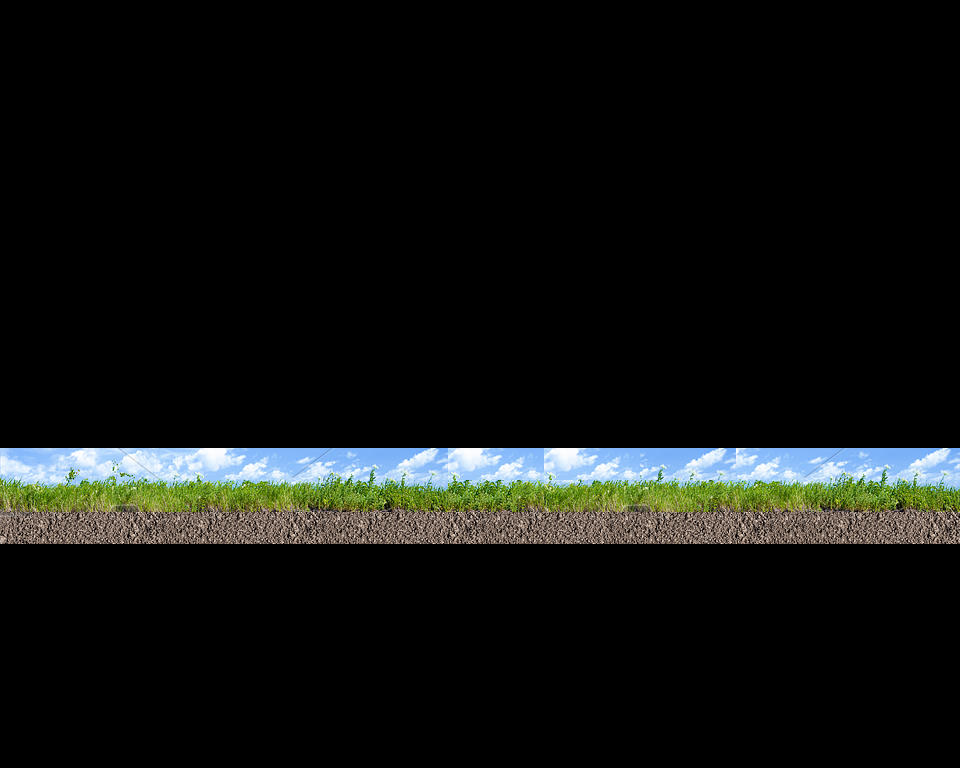

Tiled map render using the project's own tile images. Description and the whole map definition, tile-layer contents included, below:
An orthogonal 30x24 tile map with 32x32 px tiles, 1 tile layer (Tile Layer 1).

<map version="1.2" tiledversion="1.2.0" orientation="orthogonal" renderorder="right-down" width="30" height="24" tilewidth="32" tileheight="32" infinite="0" nextlayerid="2" nextobjectid="1">
 <tileset firstgid="1" source="earth_tile.tsx" />
 <layer id="1" name="Tile Layer 1" width="30" height="24">
  <data encoding="csv">
0,0,0,0,0,0,0,0,0,0,0,0,0,0,0,0,0,0,0,0,0,0,0,0,0,0,0,0,0,0,
0,0,0,0,0,0,0,0,0,0,0,0,0,0,0,0,0,0,0,0,0,0,0,0,0,0,0,0,0,0,
0,0,0,0,0,0,0,0,0,0,0,0,0,0,0,0,0,0,0,0,0,0,0,0,0,0,0,0,0,0,
0,0,0,0,0,0,0,0,0,0,0,0,0,0,0,0,0,0,0,0,0,0,0,0,0,0,0,0,0,0,
0,0,0,0,0,0,0,0,0,0,0,0,0,0,0,0,0,0,0,0,0,0,0,0,0,0,0,0,0,0,
0,0,0,0,0,0,0,0,0,0,0,0,0,0,0,0,0,0,0,0,0,0,0,0,0,0,0,0,0,0,
0,0,0,0,0,0,0,0,0,0,0,0,0,0,0,0,0,0,0,0,0,0,0,0,0,0,0,0,0,0,
0,0,0,0,0,0,0,0,0,0,0,0,0,0,0,0,0,0,0,0,0,0,0,0,0,0,0,0,0,0,
0,0,0,0,0,0,0,0,0,0,0,0,0,0,0,0,0,0,0,0,0,0,0,0,0,0,0,0,0,0,
0,0,0,0,0,0,0,0,0,0,0,0,0,0,0,0,0,0,0,0,0,0,0,0,0,0,0,0,0,0,
0,0,0,0,0,0,0,0,0,0,0,0,0,0,0,0,0,0,0,0,0,0,0,0,0,0,0,0,0,0,
0,0,0,0,0,0,0,0,0,0,0,0,0,0,0,0,0,0,0,0,0,0,0,0,0,0,0,0,0,0,
0,0,0,0,0,0,0,0,0,0,0,0,0,0,0,0,0,0,0,0,0,0,0,0,0,0,0,0,0,0,
0,0,0,0,0,0,0,0,0,0,0,0,0,0,0,0,0,0,0,0,0,0,0,0,0,0,0,0,0,0,
43,44,45,46,47,48,49,50,51,52,53,54,55,56,49,50,51,49,50,51,54,55,56,50,51,52,53,54,55,56,
57,58,59,60,61,62,63,64,65,66,67,68,69,70,68,68,63,58,59,60,61,62,63,64,65,66,67,68,69,70,
88,107,108,109,110,106,107,108,109,110,106,107,108,109,110,106,107,108,109,106,107,108,109,110,106,106,107,108,109,110,
0,0,0,0,0,0,0,0,0,0,0,0,0,0,0,0,0,0,0,0,0,0,0,0,0,0,0,0,0,0,
0,0,0,0,0,0,0,0,0,0,0,0,0,0,0,0,0,0,0,0,0,0,0,0,0,0,0,0,0,0,
0,0,0,0,0,0,0,0,0,0,0,0,0,0,0,0,0,0,0,0,0,0,0,0,0,0,0,0,0,0,
0,0,0,0,0,0,0,0,0,0,0,0,0,0,0,0,0,0,0,0,0,0,0,0,0,0,0,0,0,0,
0,0,0,0,0,0,0,0,0,0,0,0,0,0,0,0,0,0,0,0,0,0,0,0,0,0,0,0,0,0,
0,0,0,0,0,0,0,0,0,0,0,0,0,0,0,0,0,0,0,0,0,0,0,0,0,0,0,0,0,0,
0,0,0,0,0,0,0,0,0,0,0,0,0,0,0,0,0,0,0,0,0,0,0,0,0,0,0,0,0,0
</data>
 </layer>
</map>